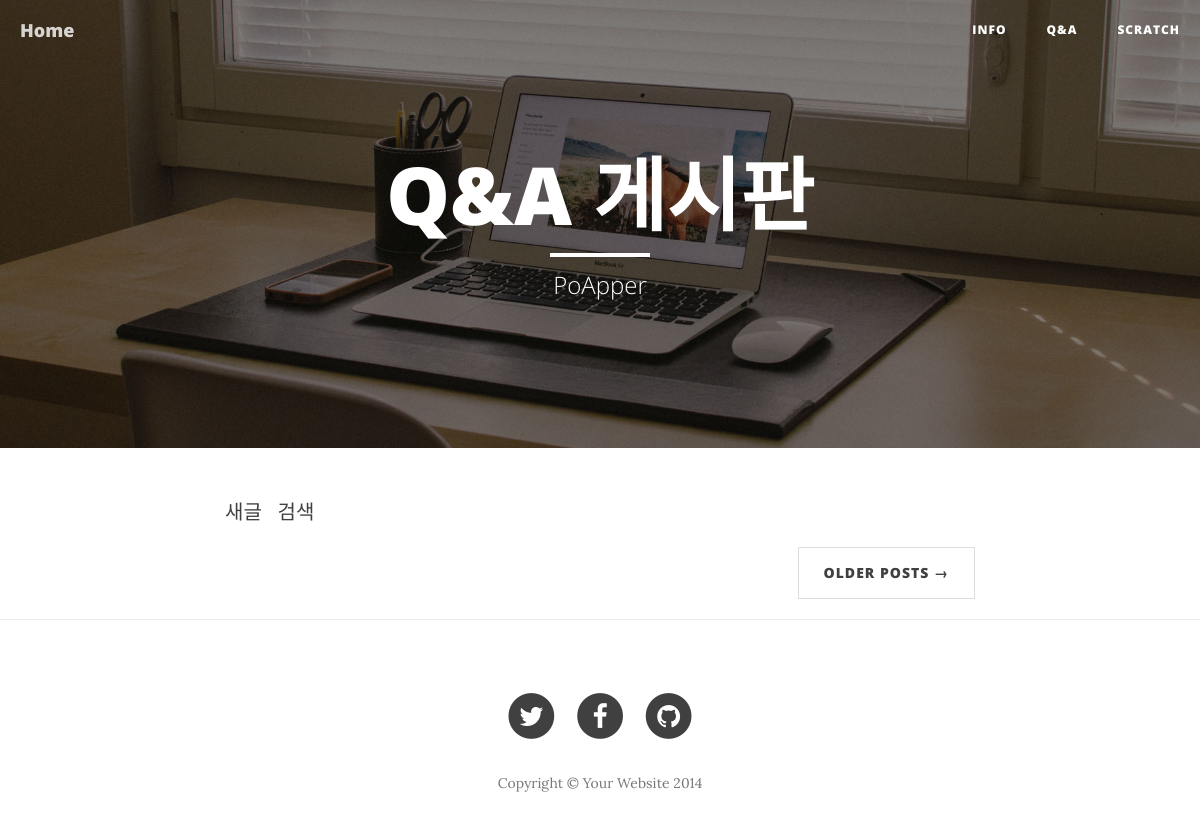
The page /qna/ on the database as committed earlier.
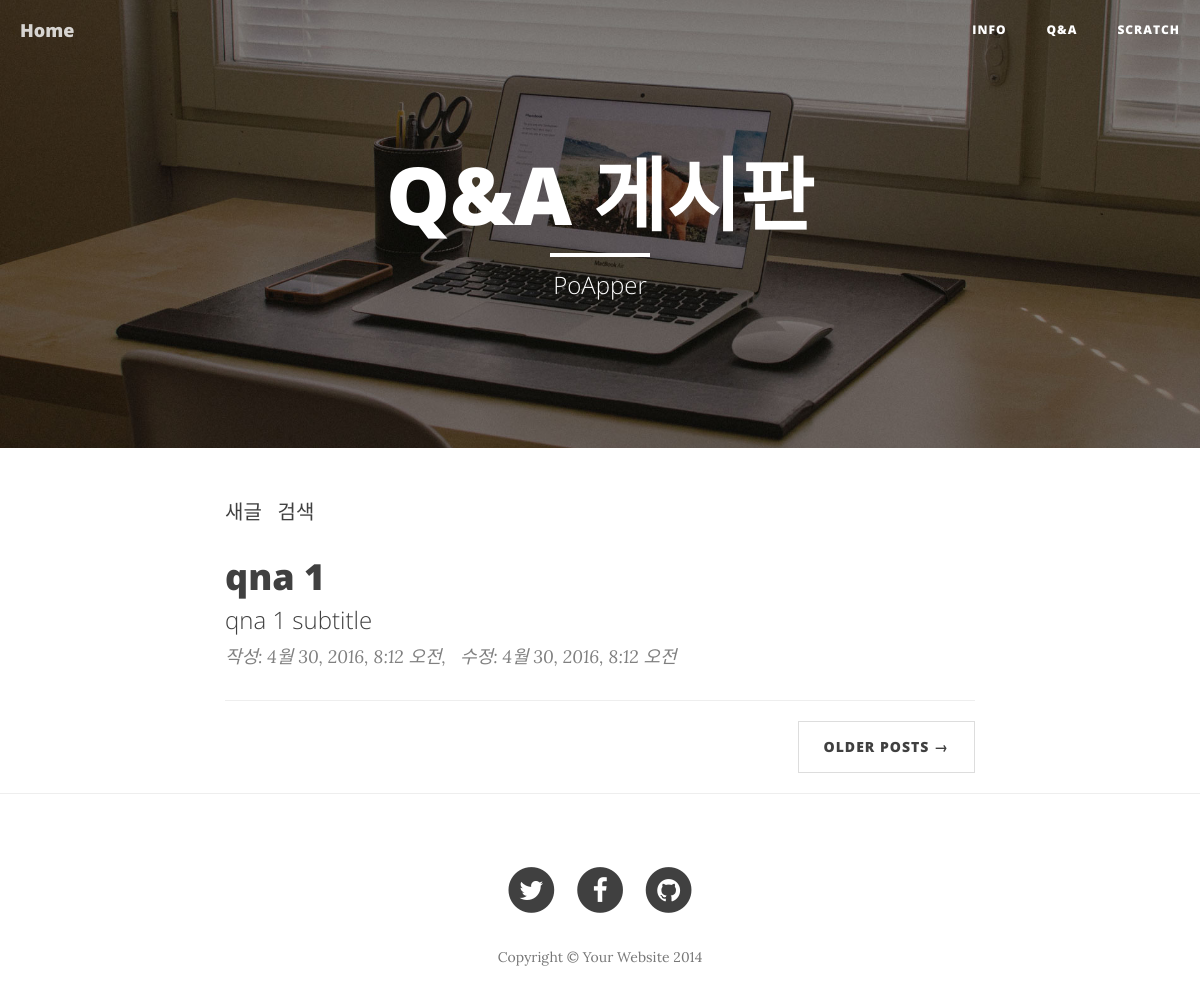
The same page on the database as committed later.
### qna/models.py (models this page shows, shortened)
class Post(models.Model):
	title = models.CharField(max_length=200)
	subtitle = models.CharField(max_length=100, blank=True, null=True)
	content = models.TextField(blank=True, null=True)
	created_at = models.DateTimeField(auto_now_add=True)
	updated_at = models.DateTimeField(auto_now=True)

### qna/views.py (the view)
# urls.py: url(r'^qna/$', 'qna.views.show_main'),
def show_main(request):
	post_list = Post.objects.all().order_by('-created_at')
	return render(request, 'qna/main.html', {'post_list':post_list})

### templates/qna/main.html (shortened to what this page needs)
{% extends "base.html" %}
{% load staticfiles %}
{% block content %}
<header class="intro-header" style='background-image: url("{% static 'img/home-bg.jpg' %}")'>
	<div class="container">
		<div class="row">
			<div class="col-lg-8 col-lg-offset-2 col-md-10 col-md-offset-1">
				<div class="site-heading">
					<h1>Q&A 게시판</h1>
					<hr class="small">
					<span class="subheading">PoApper</span>
				</div>
			</div>
		</div>
	</div>
</header>
<div class="container">
	<div class="row">
		<div class="col-lg-8 col-lg-offset-2 col-md-10 col-md-offset-1">
			<a href="http://ubuntu.poapper.com:7778/admin/qna/post/add/">새글</a> &nbsp; <a href="http://ubuntu.poapper.com:7778/admin/qna/post/">검색</a>
			<div class="post-preview">
				{% for post in post_list %}
				<a href="{% url 'qna.views.post_detail' post.pk %}">
					<h2 class="post-title">
						{{ post.title }}
					</h2>
					<h3 class="post-subtitle">
						{{ post.subtitle }}
					</h3>
				</a>
				<p class="post-meta">작성: {{ post.created_at }},&nbsp;&nbsp; 수정: {{ post.updated_at }}</p>
				<hr>
				{% endfor %}
			</div>
			<ul class="pager">
				<li class="next">
					<a href="#">Older Posts &rarr;</a>
				</li>
			</ul>
		</div>
	</div>
</div>
{% endblock %}

Rows that differ between the two databases and show on the page:
added Post: title "qna 1", subtitle "qna 1 subtitle", created_at "4월 30, 2016, 8:12 오전", updated_at "4월 30, 2016, 8:12 오전"
